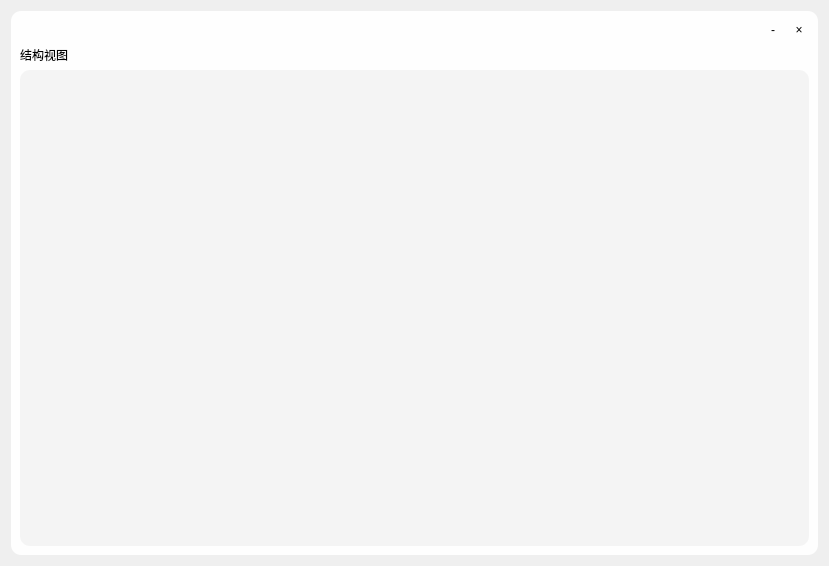
<?xml version="1.0" encoding="UTF-8"?>
<ui version="4.0">
 <class>Struct_view</class>
 <widget class="QDialog" name="Struct_view">
  <property name="geometry">
   <rect>
    <x>0</x>
    <y>0</y>
    <width>829</width>
    <height>566</height>
   </rect>
  </property>
  <property name="windowTitle">
   <string>Dialog</string>
  </property>
  <layout class="QGridLayout" name="gridLayout">
   <item row="0" column="0">
    <widget class="QFrame" name="frame">
     <property name="styleSheet">
      <string notr="true">background-color: rgb(254, 254, 254);

border-top-left-radius:10px;
border-top-right-radius:10px;

border-bottom-left-radius:10px;

border-bottom-right-radius:10px;
</string>
     </property>
     <property name="frameShape">
      <enum>QFrame::StyledPanel</enum>
     </property>
     <property name="frameShadow">
      <enum>QFrame::Raised</enum>
     </property>
     <layout class="QGridLayout" name="gridLayout_2">
      <item row="1" column="0">
       <widget class="QLabel" name="label">
        <property name="font">
         <font>
          <family>微软雅黑</family>
         </font>
        </property>
        <property name="text">
         <string>结构视图</string>
        </property>
       </widget>
      </item>
      <item row="2" column="0">
       <widget class="QGraphicsView" name="graphicsView">
        <property name="styleSheet">
         <string notr="true">background-color:rgb(244, 244, 244)</string>
        </property>
       </widget>
      </item>
      <item row="0" column="0">
       <layout class="QHBoxLayout" name="horizontalLayout_2">
        <item>
         <spacer name="horizontalSpacer_4">
          <property name="orientation">
           <enum>Qt::Horizontal</enum>
          </property>
          <property name="sizeHint" stdset="0">
           <size>
            <width>24</width>
            <height>17</height>
           </size>
          </property>
         </spacer>
        </item>
        <item>
         <widget class="QPushButton" name="pushButton_2">
          <property name="minimumSize">
           <size>
            <width>20</width>
            <height>20</height>
           </size>
          </property>
          <property name="text">
           <string>-</string>
          </property>
          <property name="iconSize">
           <size>
            <width>20</width>
            <height>20</height>
           </size>
          </property>
         </widget>
        </item>
        <item>
         <widget class="QPushButton" name="pushButton_3">
          <property name="minimumSize">
           <size>
            <width>20</width>
            <height>20</height>
           </size>
          </property>
          <property name="text">
           <string>×</string>
          </property>
         </widget>
        </item>
       </layout>
      </item>
     </layout>
    </widget>
   </item>
  </layout>
 </widget>
 <resources/>
 <connections>
  <connection>
   <sender>pushButton_2</sender>
   <signal>clicked()</signal>
   <receiver>Struct_view</receiver>
   <slot>showMinimized()</slot>
   <hints>
    <hint type="sourcelabel">
     <x>773</x>
     <y>28</y>
    </hint>
    <hint type="destinationlabel">
     <x>414</x>
     <y>282</y>
    </hint>
   </hints>
  </connection>
  <connection>
   <sender>pushButton_3</sender>
   <signal>clicked()</signal>
   <receiver>Struct_view</receiver>
   <slot>close()</slot>
   <hints>
    <hint type="sourcelabel">
     <x>799</x>
     <y>28</y>
    </hint>
    <hint type="destinationlabel">
     <x>414</x>
     <y>282</y>
    </hint>
   </hints>
  </connection>
 </connections>
</ui>
